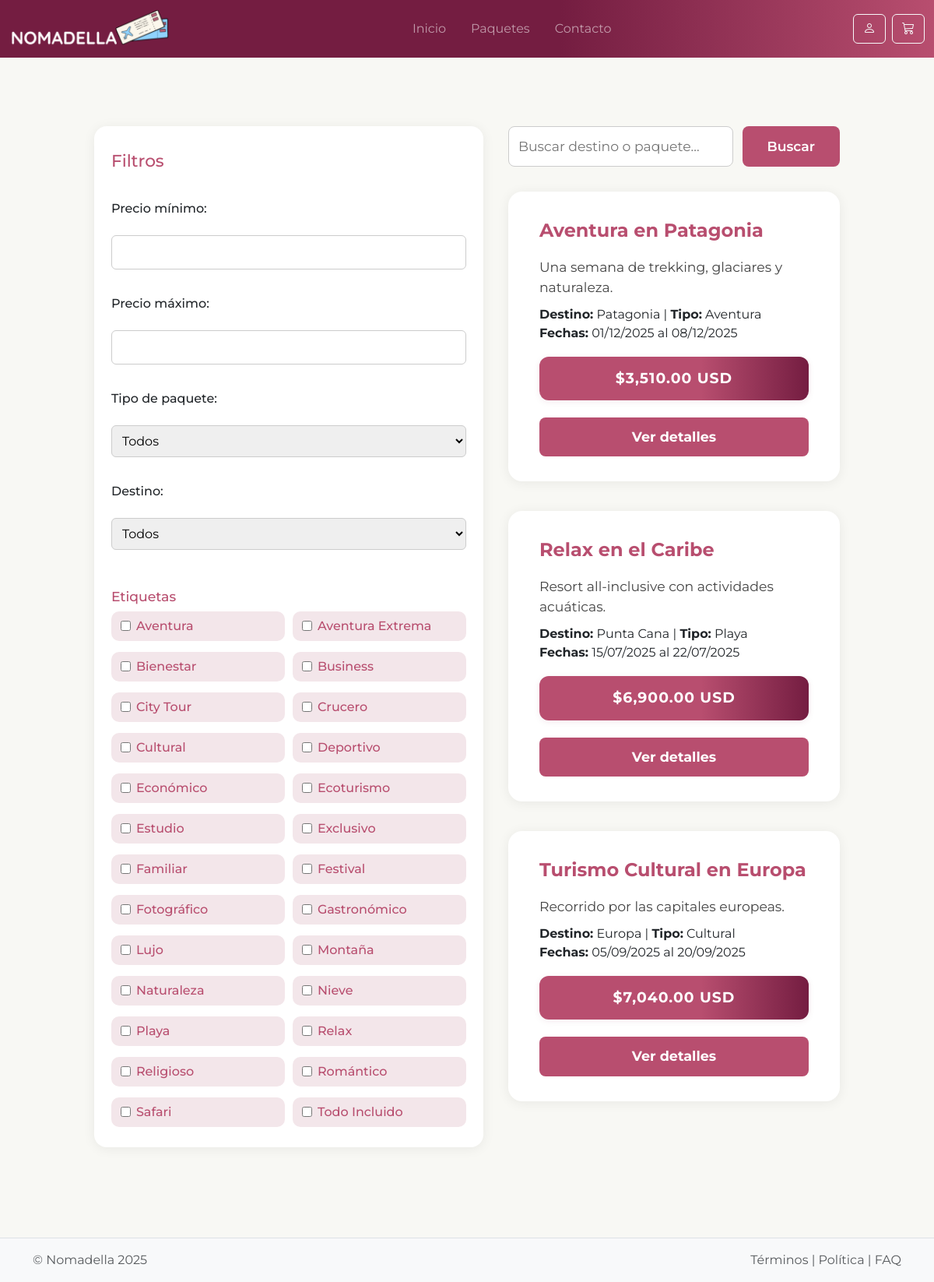
The app's page /public/paquetes.php, older data.
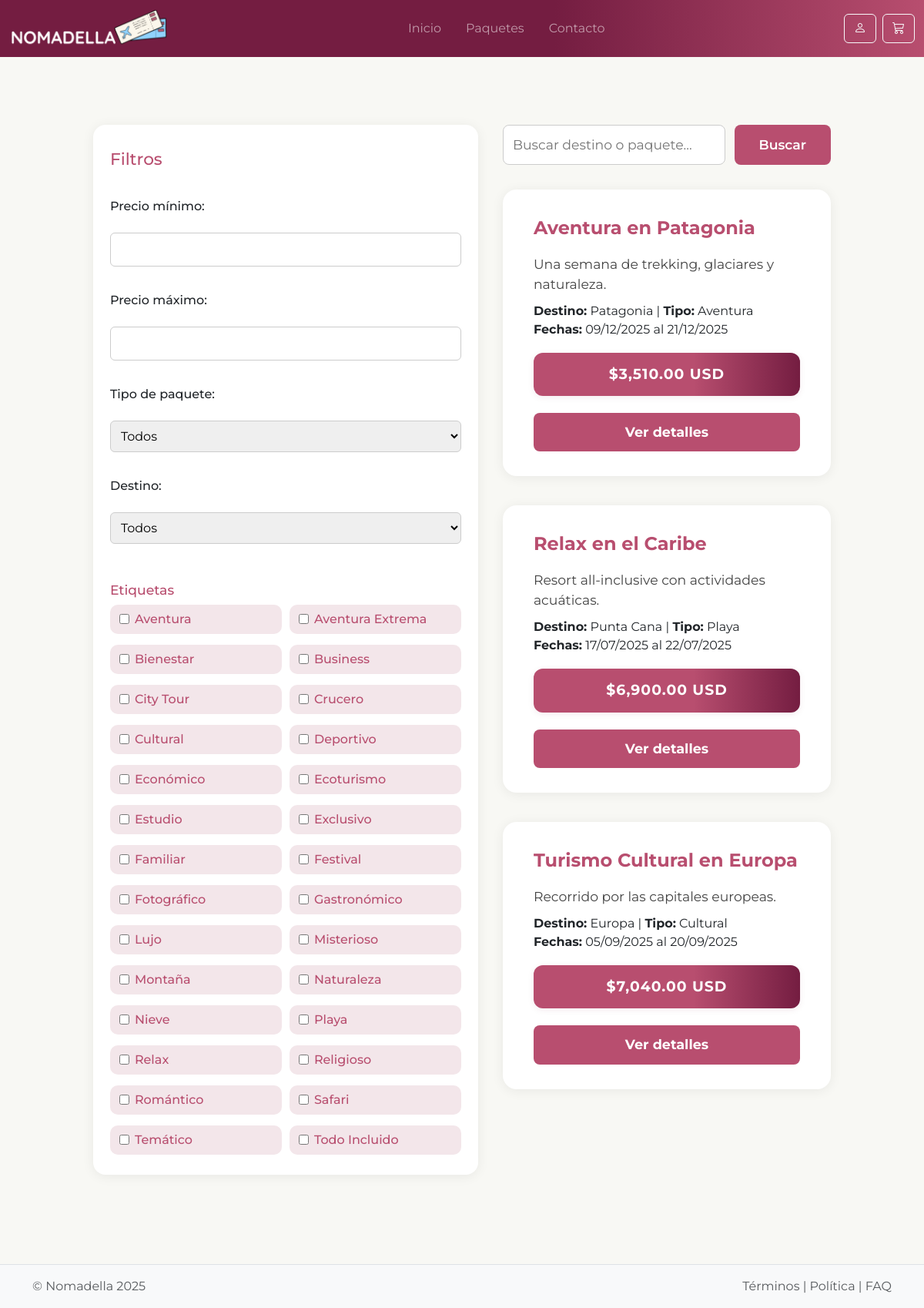
The same page, newer data.
### tables this page shows
CREATE TABLE `etiquetas` (
  `id_etiqueta` int(11) NOT NULL,
  `nombre` varchar(100) NOT NULL
);

CREATE TABLE `paquetes_turisticos` (
  `id_paquete` int(11) NOT NULL,
  `nombre` varchar(200) DEFAULT NULL,
  `descripcion` text DEFAULT NULL,
  `id_destino` int(11) DEFAULT NULL,
  `precio_base` decimal(12,2) DEFAULT NULL,
  `fecha_inicio` date DEFAULT NULL,
  `fecha_fin` date DEFAULT NULL,
  `cupo_disponible` int(11) DEFAULT NULL,
  `destino` varchar(150) DEFAULT NULL,
  `tipo_paquete` varchar(100) DEFAULT NULL,
  `activo` tinyint(1) DEFAULT NULL
);

### public/paquetes.php (the view, shortened to what this page needs)
<?php
include 'header.php';
include 'conexion.php';
$where = [];
$busqueda = $_GET['busqueda'] ?? '';
$precio_min = $_GET['precio_min'] ?? '';
$precio_max = $_GET['precio_max'] ?? '';
$etiquetas_seleccionadas = isset($_GET['etiquetas']) && is_array($_GET['etiquetas']) ? array_filter($_GET['etiquetas']) : [];
$where[] = "activo = 1";
$sql = "SELECT * FROM paquetes_turisticos";
if ($where) $sql .= " WHERE " . implode(" AND ", $where);
$stmt = $conexion->prepare($sql);
$stmt->execute();
$result = $stmt->get_result();
$etiquetas = $conexion->query("SELECT * FROM etiquetas ORDER BY nombre");
?>
<div class="paquetes-container">
  <form method="get" id="form-filtros" style="display:flex;gap:32px;max-width:1200px;margin:40px auto;">
    <aside class="filtros-lateral">
      <h3>Filtros</h3>
      <label>Precio mínimo:</label>
      <input type="number" name="precio_min" min="0" step="10" value="<?=htmlspecialchars($precio_min)?>">
      <label>Precio máximo:</label>
      <input type="number" name="precio_max" min="0" step="10" value="<?=htmlspecialchars($precio_max)?>">
      <label>Tipo de paquete:</label>
      <select name="tipo">
        <option value="">Todos</option>
      </select>
      <label>Destino:</label>
      <select name="destino">
        <option value="">Todos</option>
      </select>
      <div class="filtros-etiquetas">
        <h4>Etiquetas</h4>
        <div class="etiquetas-lista">
          <?php
          $etiquetas->data_seek(0);
          while($et = $etiquetas->fetch_assoc()):
            $checked = in_array($et['id_etiqueta'], $etiquetas_seleccionadas);
          ?>
            <label class="etiqueta-check<?= $checked ? ' selected' : '' ?>">
              <input type="checkbox" name="etiquetas[]" value="<?=$et['id_etiqueta']?>" <?= $checked ? 'checked' : '' ?>>
              <?= htmlspecialchars($et['nombre']) ?>
            </label>
          <?php endwhile; ?>
        </div>
      </div>
    </aside>
    <section class="paquetes-lista" style="flex:1;">
      <div class="busqueda-bar">
        <input type="text" name="busqueda" placeholder="Buscar destino o paquete..." value="<?=htmlspecialchars($busqueda)?>">
        <button type="submit">Buscar</button>
      </div>
      <?php if($result->num_rows): ?>
        <?php while($row = $result->fetch_assoc()): ?>
          <div class="paquete-card-lista">
            <div class="paquete-body">
              <div class="paquete-title"><?= htmlspecialchars($row['nombre']) ?></div>
              <div class="paquete-detalles"><?= htmlspecialchars($row['descripcion']) ?></div>
              <div><b>Destino:</b> <?= htmlspecialchars($row['destino']) ?> | <b>Tipo:</b> <?= htmlspecialchars($row['tipo_paquete']) ?></div>
              <div><b>Fechas:</b> <?= date('d/m/Y', strtotime($row['fecha_inicio'])) ?> al <?= date('d/m/Y', strtotime($row['fecha_fin'])) ?></div>
              <div class="paquete-precio">$<?= number_format($row['precio_base'],2) ?> USD</div>
              <a href="paquetes_info.php?id=<?= $row['id_paquete'] ?>" class="paquete-btn">Ver detalles</a>
            </div>
          </div>
        <?php endwhile; ?>
      <?php else: ?>
        <p>No se encontraron paquetes con esos filtros.</p>
      <?php endif; ?>
    </section>
  </form>
</div>
<?php include 'footer.php'; ?>

Row changes from the older to the newer data that the page shows:
added etiquetas: nombre "Misterioso"
added etiquetas: nombre "Temático"
changed paquetes_turisticos "Aventura en Patagonia": fecha_inicio "01/12/2025" → "09/12/2025"; fecha_fin "08/12/2025" → "21/12/2025"
changed paquetes_turisticos "Relax en el Caribe": fecha_inicio "15/07/2025" → "17/07/2025"
